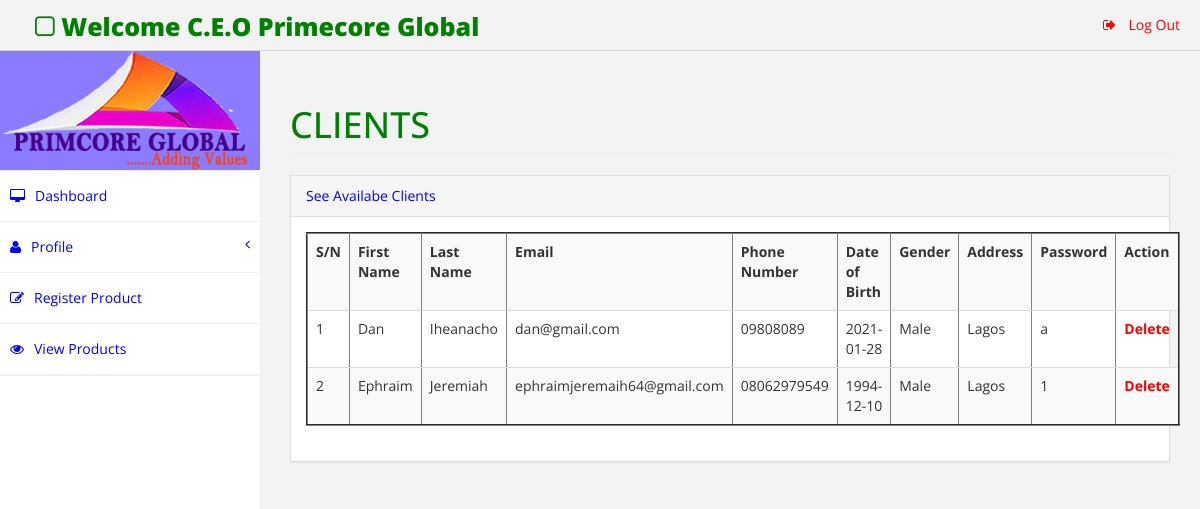
Page /admin/view_client.php on the committed database.
### tables this page shows
CREATE TABLE IF NOT EXISTS `client` (
  `ID` int(11) NOT NULL AUTO_INCREMENT,
  `firstname` varchar(20) NOT NULL,
  `lastname` varchar(20) NOT NULL,
  `email` varchar(40) NOT NULL,
  `phone` varchar(15) NOT NULL,
  `dob` varchar(10) NOT NULL,
  `gender` varchar(10) NOT NULL,
  `address` varchar(30) NOT NULL,
  `password` varchar(20) NOT NULL,
  PRIMARY KEY (`ID`)
);

### admin/view_client.php (the view)
<?php
require_once('top.php');
?>
<?php
include('menu.php');
?>
<div id="page-wrapper">
            <div class="row">
                <div class="col-lg-12">
                    <h1 class="page-header" style="color: green">CLIENTS</h1>
                </div>
            </div>
            <div class="row">
                                  <div class="col-lg-12">
                    <div class="panel panel-default">
                        <div style="color: blue" class="panel-heading">
                    	See Availabe Clients
                        </div>
                        <div class="panel-body">
<table border="2" align="center" class="table table-striped">
	<tr>
		<th>S/N</th>
		<th>First Name</th>
		<th>Last Name</th>
		<th>Email</th>
		<th>Phone Number</th>
		<th>Date of Birth</th>
		<th>Gender</th>
		<th>Address</th>
		<th>Password</th>
		<th colspan="2" align="center">Action</th>
	</tr>
<?php
include("../connection.php");
$show="SELECT * FROM client ORDER BY ID DESC";
$result=mysqli_query($connection, $show);
$i=1;
while ($rows=mysqli_fetch_array($result)) {
?>
	<tr>
	<td>
	<?php echo "$i";?>
	</td>
	<td>
	<?php echo $rows["firstname"];?>
	</td>
	<td>
	<?php echo $rows["lastname"]; ?>
	</td>
	<td>
	<?php echo $rows["email"]; ?>
	</td>
	<td>
	<?php echo $rows["phone"]; ?>
	</td>
	<td>
	<?php echo $rows["dob"]; ?>
	</td>
	<td>
	<?php echo $rows["gender"]; ?>
	</td>
	<td>
	<?php echo $rows["address"]; ?>
	</td>
	<td>
	<?php echo $rows["password"]; ?>
	</td>
	<th>
	<a href="cdelate.php?id=<?php echo $rows['ID'];?>"  onclick="return confirm('Are You Sure, You Want to Remove this Record?');" style="color: red">Delete</a>
	</th>
	</tr>
	<?php
$i++;
}
?>
</table>
</body>

### admin/assets/css/custom.css (style rules this page uses)
body { font-family: 'Open Sans', sans-serif; }
#page-wrapper { padding: 15px 15px; min-height: 600px; background:#F3F3F3; }
.panel { border-radius: 0px; -webkit-border-radius: 0px; -moz-border-radius: 0px; }
.panel-heading { border-top-left-radius: 0px; border-top-right-radius: 0px; }
@media (min-width:768px) { #page-wrapper { margin: 0 0 0 260px; padding: 15px 30px; min-height: 1200px; } }

### rows in the picture
client: firstname "Dan", lastname "Iheanacho", email "dan@gmail.com", phone "09808089", dob "2021-01-28", gender "Male", address "Lagos", password "a"
client: firstname "Ephraim", lastname "Jeremiah", email "ephraimjeremaih64@gmail.com", phone "08062979549", dob "1994-12-10", gender "Male", address "Lagos", password "1"
